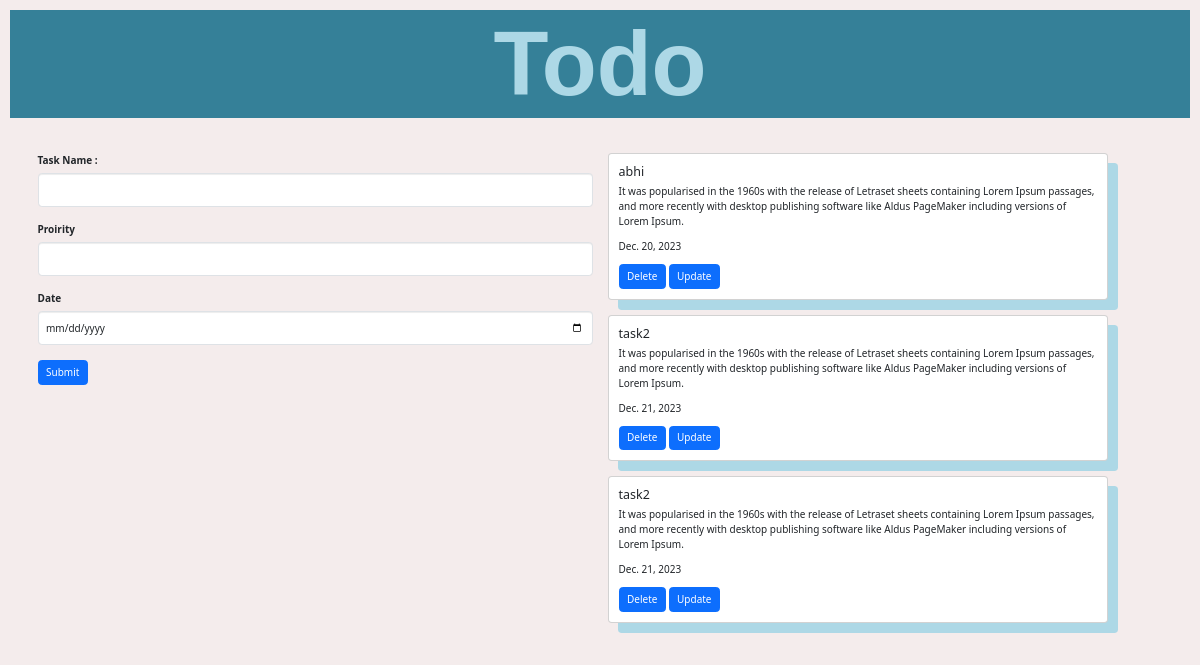
The page / on the database its author committed.
### todo_app/models.py (models this page shows)
class task(models.Model):
    task_name = models.CharField(max_length=100)
    priority=models.TextField()
    date=models.DateField()

### todo_app/views.py (the view)
# urls.py: path('',views.index),
def index(request):
    if request.method=='POST':
        task_name=request.POST.get('task_name')
        priority=request.POST.get('priority')
        date=request.POST.get('date')
        task_obj=task(task_name=task_name,priority=priority,date=date)
        task_obj.save()
    a=task.objects.all()
    return render(request,'index.html',{'a':a})

### templates/index.html (shortened to what this page needs)
<!DOCTYPE html>
{% load static %}
<html lang="en">
<head>
  <link rel="stylesheet" href="https://maxcdn.bootstrapcdn.com/bootstrap/3.4.1/css/bootstrap.min.css">
  <link rel="stylesheet" href="https://cdn.jsdelivr.net/npm/bootstrap@5.3.2/dist/css/bootstrap.min.css">
  <link rel="stylesheet" href="{% static '\css\index.css' %}">
</head>
<body>
  <div class="heading">
    <h1><b>Todo</b></h1>
  </div><br><br>
    <div class="container">
      <div class="row">
        <div class="col-md-6" ">
          <form method="post">
              <div class="form-group">
                  <label for="Name">Task Name :</label>
                  <input type="text" class="form-control"  placeholder="" name="task_name">
                </div>
              <div class="form-group">
                <label for="">Proirity</label>
                <input type="text" class="form-control"  placeholder="" name="priority">
              </div>
              <div class="form-group">
                <label for="">Date</label>
                <input type="date" class="form-control"  placeholder="" name="date">
              </div>
              <button type="submit" class="btn btn-primary">Submit</button>
            </form>
        </div>
        <div class="col-md-6">
          {% for i in a %}
          <div class="card">
            <div class="card-body">
              <h5 class="card-title">{{i.task_name}}</h5>
              <p class="card-text">{{i.priority}} </p>
              <p class="card-text">{{i.date}} </p>
              <a href="{% url 'delete' i.id %}" class="btn btn-primary">Delete</a>
              <a href="{% url 'update' i.id %}" class="btn btn-primary">Update</a>
            </div>
          </div>
          <br>
          {% endfor %}
        </div>
      </div>
    </div>
    <div class="col-md-6">
    </div>
</body>
</html>

### static/css/index.css (style rules this page uses)
body { background-color: rgb(244, 236, 236); }
.card { box-shadow: 10px 10px lightblue; height: auto; width: 500px; }
.heading { text-align: center; font-family: 'Franklin Gothic Medium', 'Arial Narrow', Arial, sans-serif; background-color: rgb(53, 128, 152); margin-top: 10px; margin-left: 10px; margin-right: 10px; }
h1 { font-size: 90px; color: lightblue; }

### rows shown on the page
task: task_name "abhi", priority "It was popularised in the 1960s with the release of Letraset sheets containing Lorem Ipsum passages, and more recently with desktop publishing software like Aldus PageMaker including versions of Lorem Ipsum.", date "Dec. 20, 2023"
task: task_name "task2", priority "It was popularised in the 1960s with the release of Letraset sheets containing Lorem Ipsum passages, and more recently with desktop publishing software like Aldus PageMaker including versions of Lorem Ipsum.", date "Dec. 21, 2023"
task: task_name "task2", priority "It was popularised in the 1960s with the release of Letraset sheets containing Lorem Ipsum passages, and more recently with desktop publishing software like Aldus PageMaker including versions of Lorem Ipsum.", date "Dec. 21, 2023"
